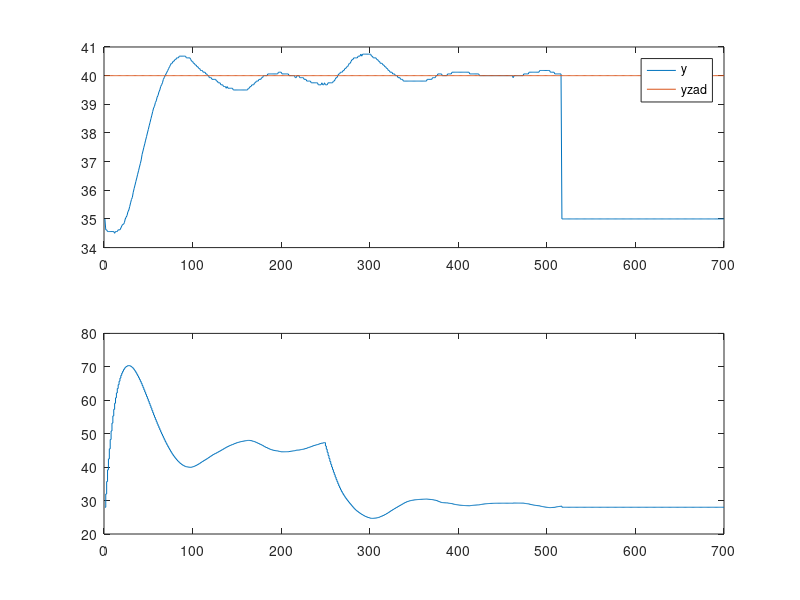

This figure's MATLAB source:
load('DMC_N=170_Nu=40_lambda=2_zak_niemierz_15.mat');
nazwa1 = 'Y__dmc_zak_niemierz_skok_15.txt';
file = fopen(nazwa1, 'w');
A = [(1:length(Y));Y'];
fprintf(file, '%4.3f %.3f \n',A);
fclose(file);

nazwa2 = 'U__dmc_zak_niemierz_skok_15.txt';
file = fopen(nazwa2, 'w');
A = [(1:length(Y));U'];
fprintf(file, '%4.3f %.3f \n',A);
fclose(file);

nazwa3 = 'Yzad__dmc_zak_niemierz_skok_15.txt';
file = fopen(nazwa3, 'w');
A = [(1:length(Y));yZad'+Ypp];
fprintf(file, '%4.3f %.3f \n',A);
fclose(file);

%----------------------------------------------------
load('DMC_N=170_Nu=40_lambda=2_zak_niemierz_30.mat');
nazwa1 = 'Y__dmc_zak_niemierz_skok_30.txt';
file = fopen(nazwa1, 'w');
A = [(1:length(Y));Y'];
fprintf(file, '%4.3f %.3f \n',A);
fclose(file);

nazwa2 = 'U__dmc_zak_niemierz_skok_30.txt';
file = fopen(nazwa2, 'w');
A = [(1:length(Y));U'];
fprintf(file, '%4.3f %.3f \n',A);
fclose(file);

nazwa3 = 'Yzad__dmc_zak_niemierz_skok_30.txt';
file = fopen(nazwa3, 'w');
A = [(1:length(Y));yZad'+Ypp];
fprintf(file, '%4.3f %.3f \n',A);
fclose(file);

%----------------------------------------------------
load('DMC_N=170_Nu=40_lambda=2_zak_mierz_15.mat');
nazwa1 = 'Y__dmc_zak_mierz_skok_15.txt';
file = fopen(nazwa1, 'w');
A = [(1:length(Y));Y'];
fprintf(file, '%4.3f %.3f \n',A);
fclose(file);

nazwa2 = 'U__dmc_zak_mierz_skok_15.txt';
file = fopen(nazwa2, 'w');
A = [(1:length(Y));U'];
fprintf(file, '%4.3f %.3f \n',A);
fclose(file);

nazwa3 = 'Yzad__dmc_zak_mierz_skok_15.txt';
file = fopen(nazwa3, 'w');
A = [(1:length(Y));yZad'+Ypp];
fprintf(file, '%4.3f %.3f \n',A);
fclose(file);

%----------------------------------------------------
load('DMC_N=170_Nu=40_lambda=2_zak_mierz_30.mat');
nazwa1 = 'Y__dmc_zak_mierz_skok_30.txt';
file = fopen(nazwa1, 'w');
A = [(1:length(Y));Y'];
fprintf(file, '%4.3f %.3f \n',A);
fclose(file);

nazwa2 = 'U__dmc_zak_mierz_skok_30.txt';
file = fopen(nazwa2, 'w');
A = [(1:length(Y));U'];
fprintf(file, '%4.3f %.3f \n',A);
fclose(file);

nazwa3 = 'Yzad__dmc_zak_mierz_skok_30.txt';
file = fopen(nazwa3, 'w');
A = [(1:length(Y));yZad'+Ypp];
fprintf(file, '%4.3f %.3f \n',A);
fclose(file);

figure(17)
        subplot(2,1,1);
        plot(Y);
        hold on;
        plot(yZad+Ypp);
        hold off;
        legend('y','yzad')
        subplot(2,1,2);
        stairs(U);